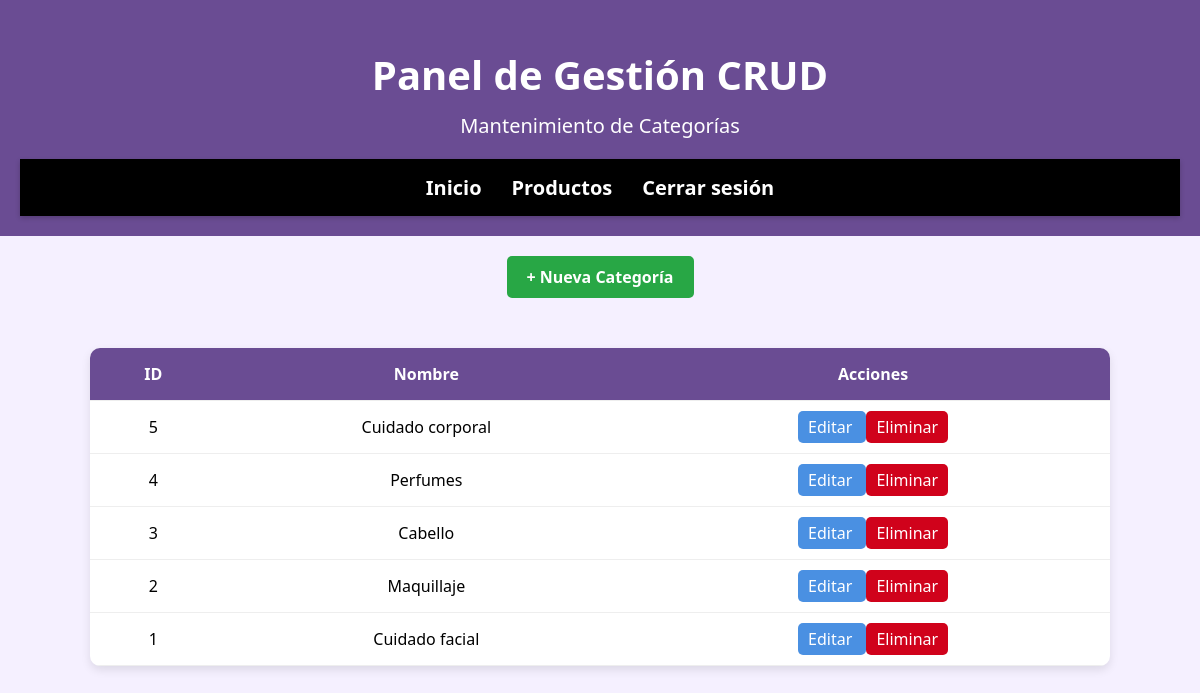
The app's page /index.php?action=admin-categorias (signed in) with its own data.
### tables this page shows
CREATE TABLE `categorias` (
  `id` int(11) NOT NULL,
  `nombre` varchar(100) NOT NULL
);

### app/controllers/CategoriaController.php (called while the page is built, shortened)
<?php
require_once __DIR__.'/../models/Categoria.php';
class CategoriaController{
    private $modelo;
    public function __construct(){
        $this->modelo=new Categoria();
    }
    public function listar(){
        $categorias=$this->modelo->obtenerTodos();
        require __DIR__.'/../views/categorias/listar.php';
    }
}

### config/conexion.php (called while the page is built)
<?php
class Conexion {
    private static $host = 'localhost';
    private static $dbName = 'dayamel_db';
    private static $username = 'root';
    private static $password = '';
    public static function conectar() {
        try {
            $dsn = "mysql:host=" . self::$host . ";dbname=" . self::$dbName . ";charset=utf8mb4";
            $pdo = new PDO($dsn, self::$username, self::$password);
            $pdo->setAttribute(PDO::ATTR_ERRMODE, PDO::ERRMODE_EXCEPTION);
            return $pdo;
        } catch (PDOException $e) {
            die("Error de conexión: " . $e->getMessage());
        }
    }
}

### app/models/categoria.php (called while the page is built, shortened)
<?php
require_once __DIR__ . '/../../config/conexion.php';
class Categoria {
    private $db;
    public function __construct() {
        $this->db = Conexion::conectar();
    }
    public function obtenerTodos() {
        $sql = "SELECT * FROM categorias ORDER BY id DESC";
        $stmt = $this->db->prepare($sql);
        $stmt->execute();
        return $stmt->fetchAll(PDO::FETCH_ASSOC);
    }
}

### app/views/categorias/listar.php (the view, shortened to what this page needs)
<!DOCTYPE html>
<html lang="es">
<head>
    <link rel="stylesheet" href="css/styles.css">
</head>
<body>
<header>
<h1>Panel de Gestión CRUD</h1>
<p class="subtitulo">
Mantenimiento de Categorías
</p>
<div class="nav-bg">
<nav class="navegacion">
<a href="index.php?action=inicio">Inicio</a>
<a href="index.php?action=admin-productos">Productos</a>
<a href="index.php?action=logout">Cerrar sesión</a>
</nav>
</div>
</header>
<main style="text-align:center;">
<a href="index.php?action=categoria-crear" class="btn-crear">
+ Nueva Categoría
</a>
<table class="tabla-admin">
<thead>
<tr>
<th>ID</th>
<th>Nombre</th>
<th>Acciones</th>
</tr>
</thead>
<tbody>
<?php if(!empty($categorias)): ?>
<?php foreach($categorias as $c): ?>
<tr>
<td><?= $c['id']; ?></td>
<td><?= htmlspecialchars($c['nombre']); ?></td>
<td>
<a class="btn-editar"
href="index.php?action=categoria-editar&id=<?= $c['id']; ?>">
Editar
</a>
<a class="btn-eliminar"
onclick="return confirm('¿Eliminar categoría?')"
href="index.php?action=categoria-eliminar&id=<?= $c['id']; ?>">
Eliminar
</a>
</td>
</tr>
<?php endforeach; ?>
<?php endif; ?>
</tbody>
</table>
</main>
</body>
</html>

### public/css/styles.css (style rules this page uses)
:root { --blanco: #ffffff; --oscuro: #6a4c93; --primario: #6a4c93; --secundario: #b39cd0; --fondo: #f5f0ff; }
html { font-size: 62.5%; box-sizing: border-box; scroll-behavior: smooth; }
*, *:before, *:after { box-sizing: inherit; }
body { font-size: 16px; font-family: 'Poppins', 'Segoe UI', Tahoma, Geneva, Verdana, sans-serif; background-color: var(--fondo); margin: 0; }
header { background-color: var(--primario); color: var(--blanco); text-align: center; padding: 2rem; }
h1 { font-size: 4rem; margin-bottom: 1rem; }
.subtitulo { font-size: 2rem; margin-top: 0; margin-bottom: 2rem; }
.nav-bg { background-color: #000000; position: sticky; top: 0; z-index: 1000; box-shadow: 0 2px 5px rgba(0,0,0,0.2); }
.navegacion { display: flex; flex-direction: column; }
@media (min-width: 768px) { .navegacion { flex-direction: row; justify-content: center; align-items: center; } }
.navegacion a { color: var(--blanco); text-decoration: none; font-size: 2rem; font-weight: bold; padding: 1.5rem; text-align: center; }

### app/views/categorias/listar.php (style rules this page uses)
.tabla-admin { width:85%; margin:3rem auto; border-collapse:collapse; background:#fff; box-shadow:0 4px 10px rgba(0,0,0,.1); border-radius:1rem; overflow:hidden; }
.tabla-admin th, .tabla-admin td { padding:1.5rem; text-align:center; border-bottom:1px solid #eee; font-size:1.6rem; }
.tabla-admin th { background:#6a4c93; color:white; }
.btn-crear { display:inline-block; background:#28a745; color:white; padding:1rem 2rem; border-radius:.5rem; text-decoration:none; font-weight:bold; margin:2rem; }
.btn-editar { background:#4a90e2; color:white; padding:.5rem 1rem; border-radius:.5rem; text-decoration:none; }
.btn-eliminar { background:#d0021b; color:white; padding:.5rem 1rem; border-radius:.5rem; text-decoration:none; }

### records on screen
categorias: id "5", nombre "Cuidado corporal"
categorias: id "4", nombre "Perfumes"
categorias: id "3", nombre "Cabello"
categorias: id "2", nombre "Maquillaje"
categorias: id "1", nombre "Cuidado facial"
